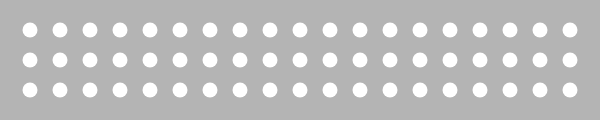
Frame 1 (no input)
Frame 60 (no input): identical to frame 1, image omitted
Frame 120 (the mouse pressed at the canvas centre since frame 60): identical to frame 1, image omitted

The p5.js sketch that drew this single still picture (run headless with seeded random() and noise() and a simulated clock; from frame 60 on, the mouse is pressed at the canvas centre):

// p5.js sketch
// ── sketch.js
function setup() {
  createCanvas(600, 120);
  noStroke();
}

function draw() {
  background(180);
  
  for(var x = 30; x < width; x = x + 30){
    for(var y = 30; y < height; y = y + 30){
	    ellipse(x, y, 15, 15);
	  }
  }
  
}
